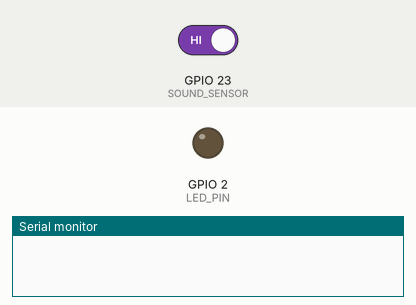
Simulated run of this sketch. Board: ESP32. On the bench: output pins drawn as LEDs (lit = HIGH), the last lines printed to the serial monitor. The test bench sets the inputs (shaded band); at power-on: GPIO 23 (SOUND_SENSOR) HIGH.

Above: at 1.2 s.
1.3 s: GPIO 23 (SOUND_SENSOR) driven LOW
At 3.7 s:
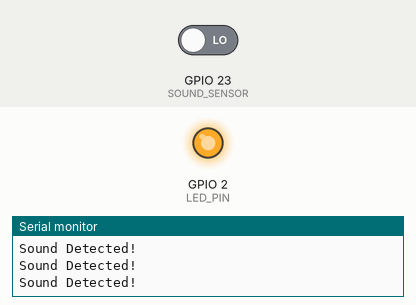
4.3 s: GPIO 23 (SOUND_SENSOR) driven HIGH
At 5.4 s:
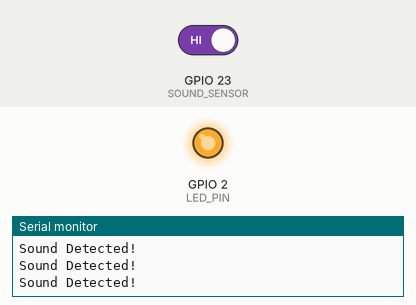
Timing chart, 0 to 7.3 s (numbered marks = the images above; inputs shaded):
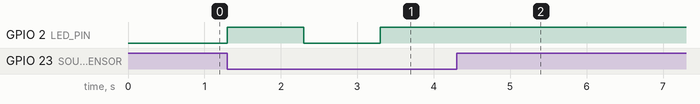

Measured:
- after the input at 1.3 s, GPIO 2 (LED_PIN): LOW → HIGH at once, → LOW 1.0 s later, → HIGH 1.0 s later
- after the input at 4.3 s, GPIO 2 (LED_PIN): stops changing and stays HIGH

The sketch:

esp32_sound_toggle.ino
```cpp
#define SOUND_SENSOR 23
#define LED_PIN 2

bool ledState = false;
unsigned long lastTrigger = 0;
const unsigned long debounceDelay = 1000; // 1 second minimum gap

void setup() {
  pinMode(SOUND_SENSOR, INPUT);
  pinMode(LED_PIN, OUTPUT);
  digitalWrite(LED_PIN, LOW);
  Serial.begin(9600);
}

void loop() {
  int soundDetected = digitalRead(SOUND_SENSOR);

  if (soundDetected == LOW) {
    unsigned long now = millis();

    // Only trigger if 1 second passed since last detection
    if (now - lastTrigger > debounceDelay) {
      ledState = !ledState;
      digitalWrite(LED_PIN, ledState);
      Serial.println("Sound Detected!");
      lastTrigger = now;
    }
  }
}
```
